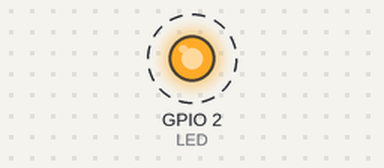
A sketch run on a simulated ESP32. On the bench: output pins drawn as LEDs (lit = HIGH). Dashed ring = blinking. What the sketch prints to the serial monitor is not drawn.

Above: at 0.2 s.
Timing chart, 0 to 3.0 s (numbered marks = the images above):
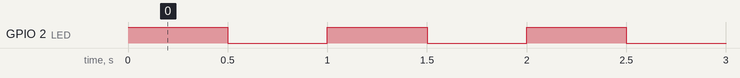

The sketch:

OTA-BLINK.ino
```cpp
#include <ArduinoOTA.h>

#define LED 2

void setup() {

  ArduinoOTA.onError([](ota_error_t error) { ESP.restart(); });
  ArduinoOTA.begin();

  pinMode(LED,OUTPUT);
  digitalWrite(LED,HIGH);
  Serial.begin(115200);
}

void loop() {

  ArduinoOTA.handle();

  digitalWrite(LED, HIGH);
  delay(500);
  digitalWrite(LED, LOW);
  delay(500);
  Serial.println("Selam WiFidan kod yuklendi");
}
```

Measured:
- by itself, GPIO 2 (LED): alternates HIGH for 0.50 s and LOW for 0.50 s
